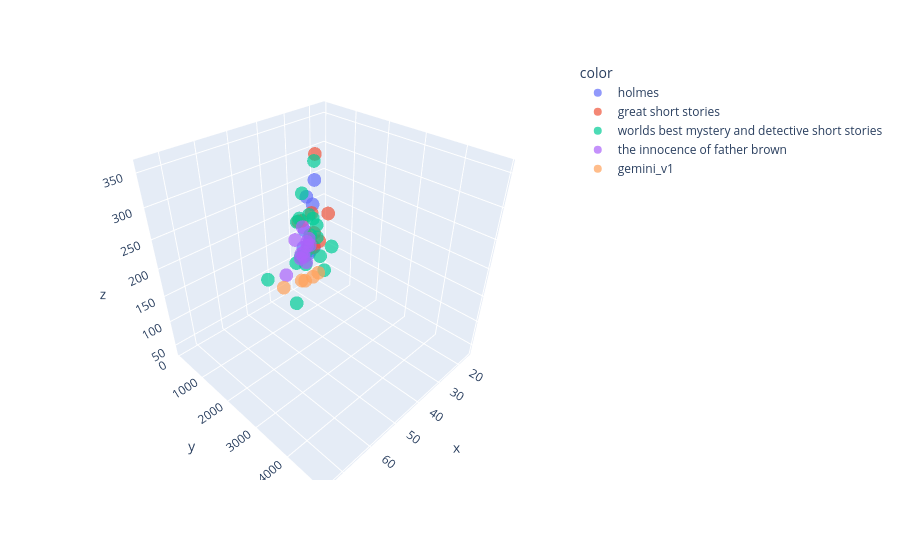

Notebook source saved alongside this figure:
### Code cell
fig = px.scatter_3d(
    x=pd.concat([human_stories_df, ai_stories_df])["sentence_length_average"],
    y=pd.concat([human_stories_df, ai_stories_df])["sentence_length_variance"],
    z=pd.concat([human_stories_df, ai_stories_df])["sentence_length_max"],
    color=pd.concat([human_stories_df, ai_stories_df])["origin"],
    opacity=0.7
)

fig.show()

### Figure 1 — Plotly figure (JSON) as saved in the notebook; plotly's stock layout.template omitted (floating-point values rounded to 4 significant figures)
{"data": [{"hovertemplate": "color=holmes<br>x=%{x}<br>y=%{y}<br>z=%{z}<extra></extra>", "legendgroup": "holmes", "marker": {"color": "#636efa", "opacity": 0.7, "symbol": "circle"}, "mode": "markers", "name": "holmes", "scene": "scene", "showlegend": true, "type": "scatter3d", "x": [24.69, 31.89, 26.2, 26.11, 26.94, 26.78, 26.55, 29.41, 30.03, 26.99, 29.37, 26.0], "y": [425.0, 843.1, 518.6, 369.7, 371.3, 462.9, 404.5, 577.4, 462.5, 502.3, 477.0, 579.7], "z": [126, 143, 218, 139, 128, 125, 133, 240, 139, 141, 173, 264]}, {"hovertemplate": "color=great short stories<br>x=%{x}<br>y=%{y}<br>z=%{z}<extra></extra>", "legendgroup": "great short stories", "marker": {"color": "#EF553B", "opacity": 0.7, "symbol": "circle"}, "mode": "markers", "name": "great short stories", "scene": "scene", "showlegend": true, "type": "scatter3d", "x": [25.59, 33.62, 38.36, 23.33, 25.25, 35.79, 26.15, 20.65], "y": [573.7, 763.4, 1521.0, 281.1, 1000.0, 823.5, 557.6, 295.0], "z": [308, 209, 253, 118, 211, 214, 163, 125]}, {"hovertemplate": "color=worlds best mystery and detective short stories<br>x=%{x}<br>y=%{y}<br>z=%{z}<extra></extra>", "legendgroup": "worlds best mystery and detective short stories", "marker": {"color": "#00cc96", "opacity": 0.7, "symbol": "circle"}, "mode": "markers", "name": "worlds best mystery and detective short stories", "scene": "scene", "showlegend": true, "type": "scatter3d", "x": [28.05, 59.97, 20.72, 74.72, 35.08, 15.73, 40.02, 32.57, 35.04, 49.56, 43.14, 35.26, 38.39, 36.55, 35.28, 33.0, 30.56, 49.05, 26.84], "y": [823.9, 2907.0, 330.2, 4878.0, 1183.0, 382.0, 1824.0, 739.7, 805.2, 1976.0, 2026.0, 1302.0, 1013.0, 933.7, 938.8, 969.1, 594.0, 858.0, 396.8], "z": [166, 199, 93, 358, 197, 104, 244, 136, 143, 206, 354, 231, 224, 224, 266, 224, 109, 136, 126]}, {"hovertemplate": "color=the innocence of father brown<br>x=%{x}<br>y=%{y}<br>z=%{z}<extra></extra>", "legendgroup": "the innocence of father brown", "marker": {"color": "#ab63fa", "opacity": 0.7, "symbol": "circle"}, "mode": "markers", "name": "the innocence of father brown", "scene": "scene", "showlegend": true, "type": "scatter3d", "x": [30.74, 26.13, 27.8, 37.87, 36.8, 29.73, 29.57, 29.47, 30.07, 31.21, 26.02, 33.9], "y": [524.5, 351.1, 370.5, 474.0, 778.6, 459.3, 575.7, 426.8, 623.0, 488.0, 379.4, 697.5], "z": [184, 145, 99, 101, 180, 128, 153, 117, 148, 129, 132, 133]}, {"hovertemplate": "color=gemini_v1<br>x=%{x}<br>y=%{y}<br>z=%{z}<extra></extra>", "legendgroup": "gemini_v1", "marker": {"color": "#FFA15A", "opacity": 0.7, "symbol": "circle"}, "mode": "markers", "name": "gemini_v1", "scene": "scene", "showlegend": true, "type": "scatter3d", "x": [35.43, 21.54, 28.45, 18.75, 27.9], "y": [98.24, 90.09, 220.8, 85.35, 313.5], "z": [53, 39, 54, 41, 55]}], "layout": {"legend": {"title": {"text": "color"}, "tracegroupgap": 0}, "margin": {"t": 60}, "scene": {"domain": {"x": [0, 1], "y": [0, 1]}, "xaxis": {"title": {"text": "x"}}, "yaxis": {"title": {"text": "y"}}, "zaxis": {"title": {"text": "z"}}}}}
